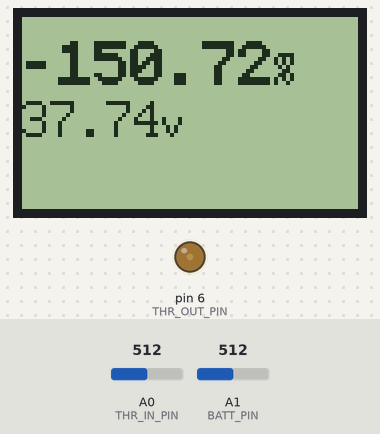
The sketch below on a simulated Arduino Uno, built with avr-gcc and run on an emulated ATmega328P. Parts: 84×48 one-colour display, output pins drawn as LEDs (lit = HIGH). The test bench sets the inputs (shaded band); at power-on: A0 (THR_IN_PIN) = 512, A1 (BATT_PIN) = 512.

Above: at 1.2 s.
1.3 s: A0 (THR_IN_PIN) set to 716
At 2.28 s:
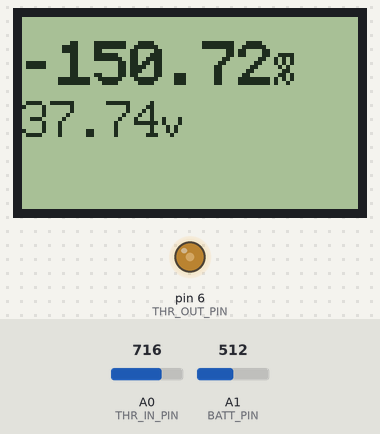
3.6 s: A0 (THR_IN_PIN) set to 900
6.6 s: A1 (BATT_PIN) set to 716
At 8.2 s:
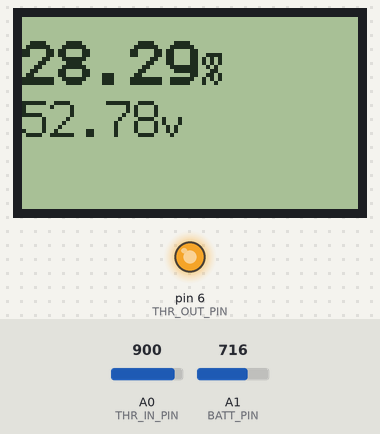
8.5 s: A1 (BATT_PIN) set to 900
At 9.1 s:
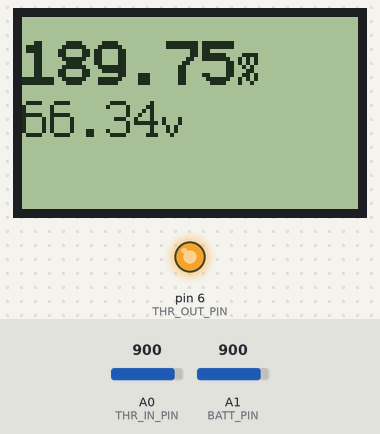
10.2 s: A1 (BATT_PIN) set to 1023
At 11.8 s:
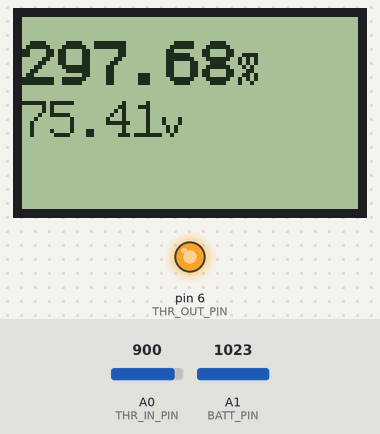
Timing chart, 0 to 13.0 s (numbered marks = the images above; inputs shaded):
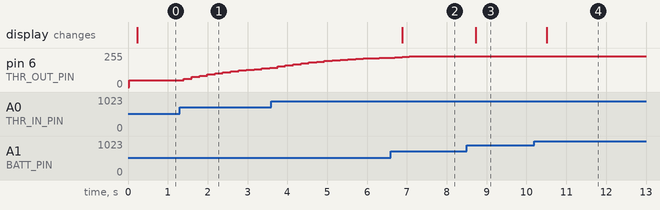

Measured:
- after the input at 1.3 s, pin 6 (THR_OUT_PIN): moves from 51/255 to 145/255 over 2.2 s, starting after 0.10 s
- after the input at 6.6 s, the display: changes after 0.28 s (image 2)
- after the input at 8.5 s, the display: changes after 0.23 s (image 3)
- after the input at 10.2 s, the display: changes after 0.30 s (image 4)

The sketch:

Ebike_Main.ino
```cpp
//Electric Bike Controller for Cyclone
//Ryan Friedman
//1-10-2019

/*
 * Todo:
 * Change display font size for voltage
 * Speed sensor
 * Write engine for data display (Struct of name -  value -  unitText). Only print units and lines when menu is changed.
 *  Struct is made
 *  Need to write getters and setters
 * Write engine for datalines
 * Write engine for 1 button scrolling
 * Link up parameters with data display struct
 *
 * */

#define LARGE_FONT u8g2_font_profont17_tf
#define MEDIUM_FONT u8g2_font_profont15_tf
#define SMALL_FONT u8g2_font_profont12_tf


//Voltage input: 12V via stepdown from power wire into RAW

//Pins ****************************************************************************************
#define THR_IN_PIN 0 //A0,
#define THR_OUT_PIN 6 //PWM pin, labeled 6
#define BATT_PIN 1 //A1


//Throttle constants. Input constants should be less range than the sensor values, so they get coerced to the same range always, with some deadband.
//The output constants should be larger range than the cycle expects to achieve full range.
//Most important, do not raise thrOutMin too high, or the motor will always run.
#define thrInMin  51 //min throttle, no speed
#define thrInMax  75 //max throttle, high speed
#define thrOutMin 20 //min speed motor, motor turns on @ ~25 so leave it ~20
#define thrOutMax 100 //max speed motor
#define ALPHA 0.10 //alpha for expo filter, between 0 and 1. If alpha is 1, weights latest sample only, whereas low alpha smooths a lot

//Voltages *********************
#define VOLT_ARDUINO 3.3 //arduino 5V or 3.3V
#define BAT_CELLS 14
#define VPC_MAX 4.2 // volts per cell, max for li-ion
#define VPC_MIN 3.6 // volts per cell, min for li-ion
#define VOLT_MAX (VPC_MAX * BAT_CELLS)
#define VOLT_MIN (VPC_MIN * BAT_CELLS)


//Display *********************************************************************************
#include <U8g2lib.h>

#ifdef U8X8_HAVE_HW_SPI
#include <SPI.h>
#endif
#ifdef U8X8_HAVE_HW_I2C
#include <Wire.h>
#endif

// U8g2 Contructor List (Picture Loop Page Buffer)
// The complete list is available here: https://github.com/olikraus/u8g2/wiki/u8g2setupcpp
// Please update the pin numbers according to your setup. Use U8X8_PIN_NONE if the reset pin is not connected

U8G2_PCD8544_84X48_1_4W_SW_SPI u8g2(U8G2_R2, /* clock (SCLK)=*/ 13, /* data (DN(MOSI))=*/ 11, /* cs (SCE) =*/ 10, /* dc (D/C)=*/ 9, /* reset (RST)=*/ 8);  // Nokia 5110 Display
//U8G2_PCD8544_84X48_1_4W_HW_SPI u8g2(U8G2_R0, /* cs=*/ 10, /* dc=*/ 9, /* reset=*/ 8);           // Nokia 5110 Display


void draw(
  byte pageNum,
  float main_voltage,
  float thrHallPer,
  float aout,
  float thrFiltered,
  float battPercent
  )
{

  u8g2.firstPage();
  do
  {


    if (pageNum == 1)
    { //draw voltage and current
//      u8g2.setFont(LARGE_FONT);
//      u8g2.setCursor(0,17);
//      u8g2.print(main_voltage);
//      u8g2.setFont(SMALL_FONT);
//      u8g2.print("vb/");
//      u8g2.print(VOLT_MAX);
//
//      u8g2.setFont(MEDIUM_FONT);
//      u8g2.setCursor(0,25);
//      u8g2.print(thrHallPer);
//      u8g2.setFont(SMALL_FONT);
//      u8g2.print("thrHall");
//
//      u8g2.setFont(SMALL_FONT);
//      u8g2.setCursor(0,37);
//      u8g2.print(aout);
//      u8g2.setFont(SMALL_FONT);
//      u8g2.print("vo");
//
//      u8g2.setFont(SMALL_FONT);
//      u8g2.setCursor(0,49);
//      u8g2.print(thrFiltered);
//      u8g2.setFont(SMALL_FONT);
//      u8g2.print("vfilter");

        u8g2.setFont(LARGE_FONT);
        u8g2.setCursor(0,17);
        u8g2.print(battPercent);
        u8g2.setFont(SMALL_FONT);
        u8g2.print("%");

        u8g2.setFont(MEDIUM_FONT);
        u8g2.setCursor(0,30);
        u8g2.print(main_voltage);
        u8g2.setFont(SMALL_FONT);
        u8g2.print("v");
    }
    else
    {
      u8g2.setFont(u8g2_font_profont12_tf);
      u8g2.drawStr(0,8,"Page Num");
      u8g2.drawStr(0,17,"Error");
    }


  } while ( u8g2.nextPage() );

}


float prevThrOut = 0;

int adjustThr(float rawVal)
{
  //Map input to output (negative slope)
  float slope = (thrOutMin - thrOutMax) / (thrInMin - thrInMax);
  float outVal =  slope*(rawVal - thrInMin) + thrOutMin;
  if (outVal < thrOutMin)  //no use sending out signals lower than minThrottle
    return thrOutMin;
  else if (outVal > thrOutMax) //overflow of expected max speed command will stop the motor.
    return thrOutMax;
  else
  return outVal;
  return -1;
}


int expoThr(float new_sample, float ma_old){
  if (new_sample < ma_old)
  {
    return new_sample;
  } else
  {
    return ALPHA * new_sample + (1-ALPHA) * ma_old;
  }
}


float calcVoltage(float v)
{
  //multiplier = 21.2 (Calibated)
  return v*22.85*VOLT_ARDUINO/1023.0;
}

float calcPercentage(float batVolt)
{
  return 100 / (VOLT_MAX - VOLT_MIN) * (batVolt - VOLT_MIN);
}


void setup()
{

  u8g2.begin(); //Start Display
  u8g2.setContrast(135);
}

float thr_old = thrOutMin;
void loop()
{

  //Calculate Sensor Values
  float thrHallPer= analogRead(THR_IN_PIN) * (100.0 / 1023.0);
  // 43 low throttle, 78 high throttle
  float battVoltage = calcVoltage(analogRead(BATT_PIN)) ;
  int scaledThrottlePer = adjustThr(thrHallPer);
  thr_old = expoThr(scaledThrottlePer, thr_old);


  analogWrite(THR_OUT_PIN,((int)thr_old*2.55));
//  prevThrOut = 0.75*prevThrOut + 0.25*scaledThrottlePer;
//
//  //Update Display
//  //dispPage1(battVoltage,thrHallPer,prevThrOut);

//
  delay(50);
  draw(1, battVoltage, (int)thrHallPer, scaledThrottlePer, (int)thr_old, calcPercentage(battVoltage));
}
```
